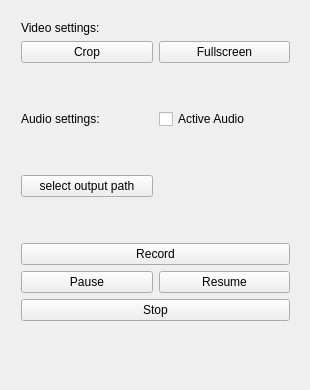
<?xml version="1.0" encoding="UTF-8"?>
<ui version="4.0">
 <class>MainWindow</class>
 <widget class="QWidget" name="MainWindow">
  <property name="geometry">
   <rect>
    <x>0</x>
    <y>0</y>
    <width>310</width>
    <height>390</height>
   </rect>
  </property>
  <property name="minimumSize">
   <size>
    <width>310</width>
    <height>390</height>
   </size>
  </property>
  <property name="maximumSize">
   <size>
    <width>310</width>
    <height>390</height>
   </size>
  </property>
  <property name="windowTitle">
   <string>MainWindow</string>
  </property>
  <widget class="QWidget" name="verticalLayoutWidget_2">
   <property name="geometry">
    <rect>
     <x>10</x>
     <y>10</y>
     <width>291</width>
     <height>362</height>
    </rect>
   </property>
   <layout class="QVBoxLayout" name="verticalLayout_2">
    <item>
     <widget class="QLabel" name="videoLbl">
      <property name="text">
       <string>Video settings:</string>
      </property>
     </widget>
    </item>
    <item>
     <layout class="QHBoxLayout" name="horizontalLayout">
      <item>
       <widget class="QPushButton" name="cropButton">
        <property name="text">
         <string>Crop</string>
        </property>
        <property name="icon">
         <iconset>
          <normaloff>../../../../../Users/kakab/Desktop/Progetto con interfacce/GUI/icons8-crop-90.png</normaloff>../../../../../Users/kakab/Desktop/Progetto con interfacce/GUI/icons8-crop-90.png</iconset>
        </property>
       </widget>
      </item>
      <item>
       <widget class="QPushButton" name="fullscreenButton">
        <property name="text">
         <string>Fullscreen</string>
        </property>
       </widget>
      </item>
     </layout>
    </item>
    <item>
     <spacer name="verticalSpacer_4">
      <property name="orientation">
       <enum>Qt::Vertical</enum>
      </property>
      <property name="sizeHint" stdset="0">
       <size>
        <width>20</width>
        <height>76</height>
       </size>
      </property>
     </spacer>
    </item>
    <item>
     <layout class="QHBoxLayout" name="horizontalLayout_5">
      <item>
       <widget class="QLabel" name="audioLabel">
        <property name="text">
         <string>Audio settings:</string>
        </property>
       </widget>
      </item>
      <item>
       <widget class="QCheckBox" name="activeAudioCheckBox">
        <property name="text">
         <string>Active Audio</string>
        </property>
       </widget>
      </item>
     </layout>
    </item>
    <item>
     <spacer name="verticalSpacer_5">
      <property name="orientation">
       <enum>Qt::Vertical</enum>
      </property>
      <property name="sizeHint" stdset="0">
       <size>
        <width>20</width>
        <height>76</height>
       </size>
      </property>
     </spacer>
    </item>
    <item>
     <layout class="QHBoxLayout" name="horizontalLayout_3">
      <item>
       <widget class="QPushButton" name="outPathButton">
        <property name="text">
         <string>select output path</string>
        </property>
       </widget>
      </item>
      <item>
       <widget class="QLabel" name="outPathLabel">
        <property name="text">
         <string>&lt;output path&gt;</string>
        </property>
       </widget>
      </item>
     </layout>
    </item>
    <item>
     <spacer name="verticalSpacer_2">
      <property name="orientation">
       <enum>Qt::Vertical</enum>
      </property>
      <property name="sizeHint" stdset="0">
       <size>
        <width>20</width>
        <height>76</height>
       </size>
      </property>
     </spacer>
    </item>
    <item>
     <widget class="QPushButton" name="recordButton">
      <property name="text">
       <string>Record</string>
      </property>
     </widget>
    </item>
    <item>
     <layout class="QHBoxLayout" name="horizontalLayout_2">
      <item>
       <widget class="QPushButton" name="pauseButton">
        <property name="text">
         <string>Pause</string>
        </property>
       </widget>
      </item>
      <item>
       <widget class="QPushButton" name="resumeButton">
        <property name="text">
         <string>Resume</string>
        </property>
       </widget>
      </item>
     </layout>
    </item>
    <item>
     <widget class="QPushButton" name="stopButton">
      <property name="text">
       <string>Stop</string>
      </property>
     </widget>
    </item>
    <item>
     <spacer name="verticalSpacer_3">
      <property name="orientation">
       <enum>Qt::Vertical</enum>
      </property>
      <property name="sizeHint" stdset="0">
       <size>
        <width>20</width>
        <height>76</height>
       </size>
      </property>
     </spacer>
    </item>
   </layout>
  </widget>
 </widget>
 <layoutdefault spacing="6" margin="11"/>
 <resources/>
 <connections/>
</ui>
